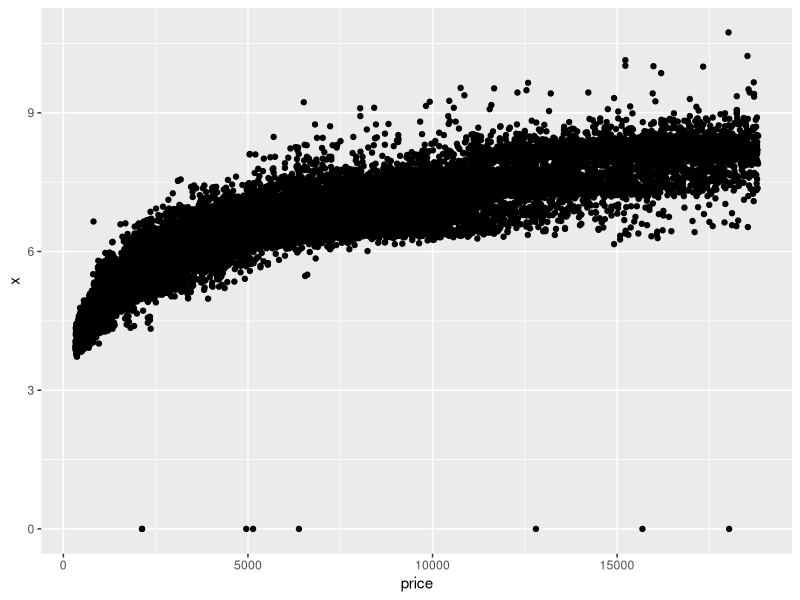
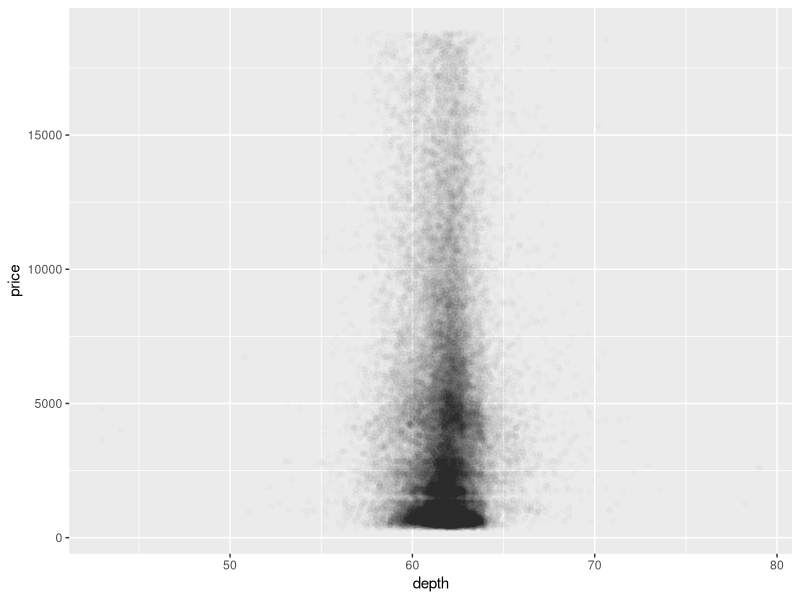
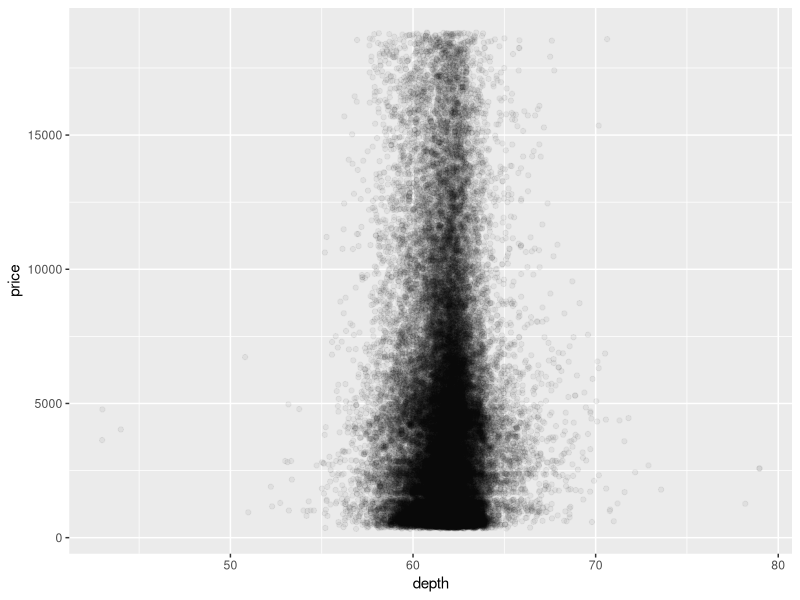
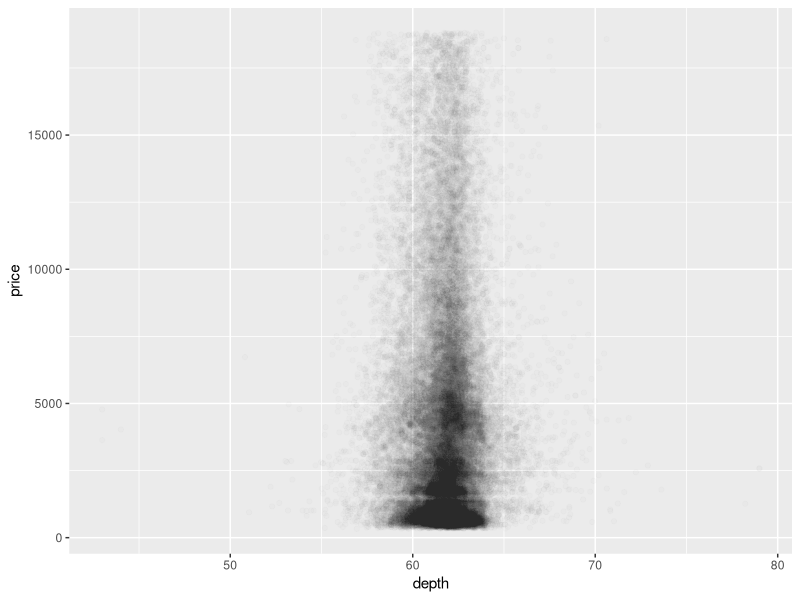
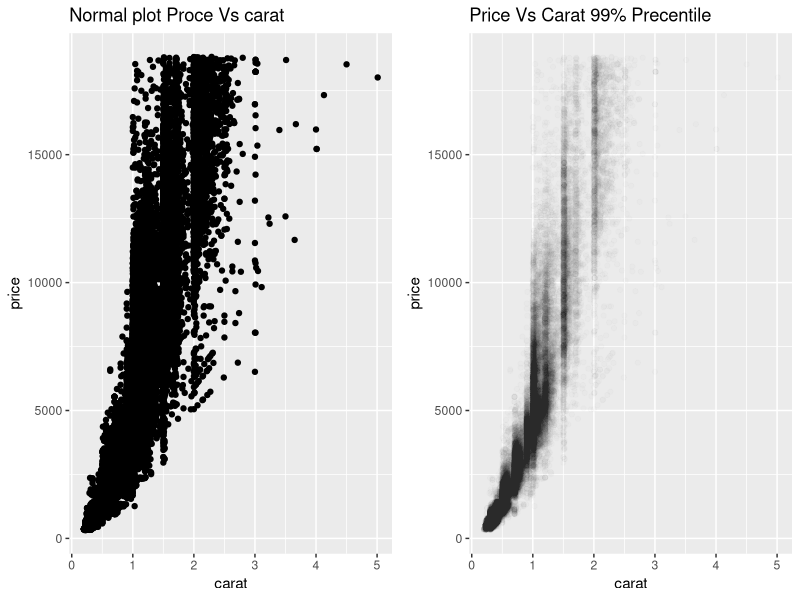
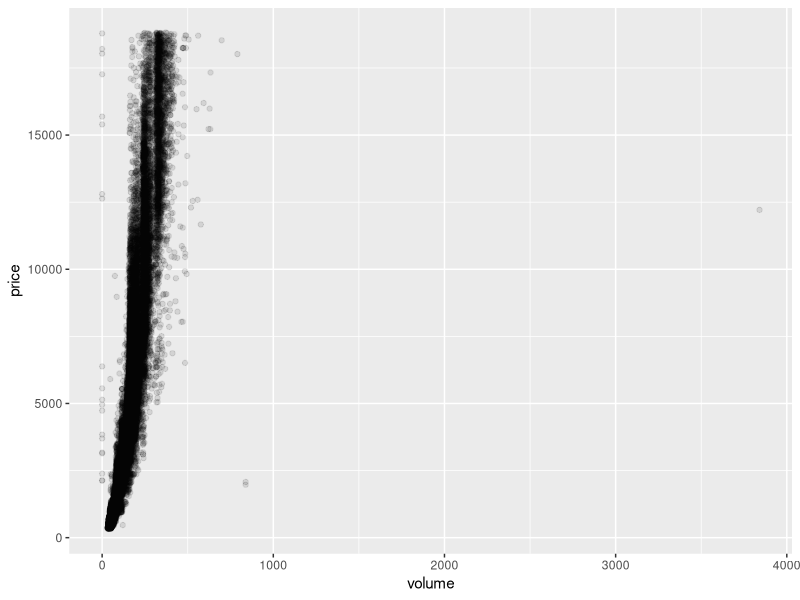
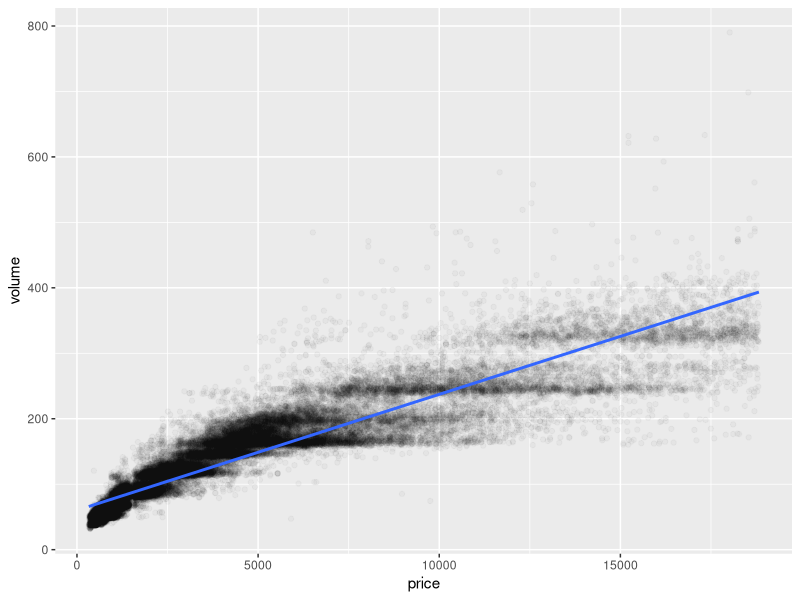

The R script that drew these images, in order: (Note: this script raises an error after producing the figures.)
## ---- chunk 1

library(ggplot2)
data("diamonds")
df=diamonds
names(df)
## ---- chunk 2
ggplot(aes(price, x), data=df)+geom_point()
## ---- chunk 3
with(df, cor.test(price,x))
## ---- chunk 4
with(df, cor.test(price,y))
## ---- chunk 5
with(df, cor.test(price,z))
## ---- chunk 6
ggplot(aes(y=price,x= depth), data=df)+geom_point(alpha=0.1/10, position='jitter')
## ---- chunk 7
ggplot(aes(y = price, x = depth), data = diamonds)+
  geom_jitter(alpha = 0.05)
## ---- chunk 8
range(df$price)
## ---- chunk 9
ggplot(aes(y= price, x = depth), data = df)+
  geom_jitter(alpha = 1/100)+
  scale_alpha_continuous(breaks=seq(0,18823,2))
## ---- chunk 10
summary(df$price)
## ---- chunk 11
summary(df$depth)
## ---- chunk 12
with(df, cor.test(price, depth))
## ---- chunk 13
quantile(df$carat, probs=c(0.99))
## ---- chunk 14
quantile(df$price, probs=c(0.99))
## ---- chunk 15
p1= ggplot(aes(carat,price), data=df)+geom_point()+
  ggtitle('Normal plot Proce Vs carat')
  

p2= ggplot(aes(carat, price), data=df, 
           xlim=c(0, qunatile(df$carat, 0.99)),
           ylim=c(0,qunatile(df$price,0.99)))+
  geom_point(alpha = 1/100)+
  ggtitle('Price Vs Carat 99% Precentile ')


library(gridExtra)
grid.arrange(p1,p2,ncol=2)  
  
#conventional way using Quantile  
#p2= ggplot(aes(x = carat, y = price), 
#      data = subset(df, 
#                   price < 17378.22 &
#                    carat < 2.18))+
# geom_point(alpha = 1/100)
  
  
## ---- chunk 16
max(df$carat)
## ---- chunk 17
max(df$price)
## ---- chunk 18
df$volume=df$x * df$y * df$z
## ---- chunk 19
ggplot(aes(x=volume, y=price), data=df)+geom_jitter(alpha=1/10)
## ---- chunk 20

#usig table
print(table(df$volume==0))
## ---- chunk 21
volume_cor=subset(df, volume<=800 & volume>0)
with(volume_cor, cor(volume, price))
                  
## ---- chunk 22
with(df, cor(volume, price))
## ---- chunk 23
ggplot(aes(y=volume, x= price), data=volume_cor)+geom_point(alpha=1/30)+
  geom_smooth(method='lm')
## ---- chunk 24
p1 <- ggplot(data = volume_cor,aes(x = volume, y = price)) +geom_point()+

# Default smoother
p2 <- p1 + geom_smooth()+ggtitle("default")

# looking at a linear fit,
p3 <- p1 + stat_smooth(method = "lm", formula = y ~ x, size = 1) + coord_cartesian(ylim = c(0,20000))+
  ggtitle("one degree")

# Looking at polynimoal functions of order 2
p4 <- p1 + stat_smooth(method = "lm", formula = y ~ poly(x, 2), size = 1) + coord_cartesian(ylim = c(0,20000))+ggtitle("two degree")

# Looking at polynimoal functions of order 3
p5 <- p1 + stat_smooth(method = "lm", formula = y ~ poly(x, 3), size = 1) + coord_cartesian(ylim = c(0,20000))+ggtitle("three degree")


grid.arrange(p2,p3,p4,p5,ncol =2)
## ---- chunk 25

library('dplyr')

daimonds_by_clarity= df%>% 
  group_by(clarity)%>% 
  summarise(mean_price=mean(price),
            median_price=median(price),
            min_price=min(price),
            max_price=max(price),
            n=n())%>%
  arrange(clarity)

head(daimonds_by_clarity)
  
  

## ---- chunk 26
diamond_Clarity <- group_by(diamonds, clarity)
daimonds_by_clarity <- summarise(diamond_Clarity,
                               mean_price = mean(price),
                               median_price = median(price),
                               min_price = min(price),
                               max_price = max(price),
                               n = n())


head(daimonds_by_clarity)

## ---- chunk 27
diamonds_by_clarity <- group_by(diamonds, clarity)
diamonds_mp_by_clarity <- summarise(diamonds_by_clarity, mean_price = mean(price))
diamonds_mp_by_clarity

## ---- chunk 28
diamonds_by_color <- group_by(diamonds, color)
diamonds_mp_by_color <- summarise(diamonds_by_color, mean_price = mean(price))
diamonds_mp_by_color

## ---- chunk 29
diamonds_by_cut= group_by(df, cut)%>%summarise(mean_price= mean(price))
diamonds_by_cut
## ---- chunk 30

plot1 <- ggplot(aes(x = clarity, y = mean_price), 
                data = diamonds_mp_by_clarity)+
  geom_bar(stat = "identity")


plot2 <- ggplot(aes(x = color, y = mean_price),
                data = diamonds_mp_by_color)+
  geom_bar(stat = "identity")

grid.arrange(plot1, plot2, ncol=1)
## ---- chunk 31

# Mean Price across Clarity and Color

p1  <- ggplot(diamonds_mp_by_clarity, aes(x = clarity, y = mean_price, fill= clarity)) +
  geom_bar(stat = "identity")


p2 <- ggplot(diamonds_mp_by_color, aes(x = color, y = mean_price, fill= color)) +
  geom_bar(stat = "identity")


grid.arrange(p1,p2, ncol =2)
## ---- chunk 32

p3  <- ggplot(diamonds_by_cut, aes(x = cut, y = mean_price, fill= cut)) +
  geom_bar(stat = "identity")


grid.arrange(p1,p2, p3, ncol = 3)
